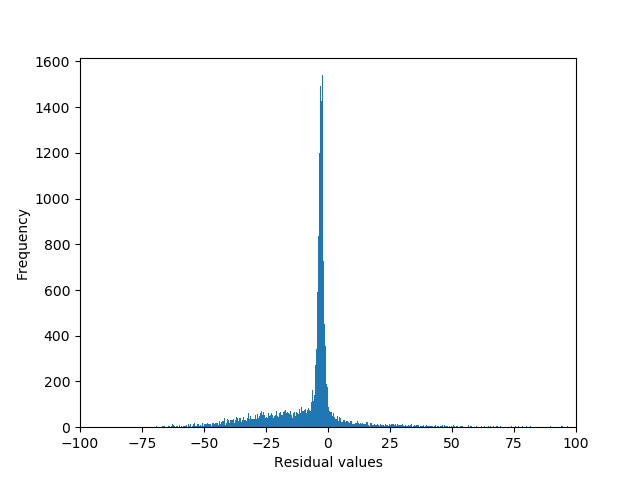

The Python source for this figure:
#!/usr/bin/env python3

import sys
import numpy as np
import pandas as pd
import matplotlib.pyplot as plt
import statsmodels.api as sm
import scipy


df=pd.read_csv(sys.argv[1], index_col="t_name",sep="\t") 
fpkm=pd.DataFrame(df["FPKM"])
#print(fpkm)
#quit()
#goi=pd.DataFrame(df.loc[sys.argv[2]].iloc[1:])      #you get a dataframe of the values just for your gene of interest   iloc is subsetting by possition, so removing the first columns that is just gene_name

H3K4me1=pd.read_csv(sys.argv[2], sep="\t",header=None,index_col=0)
H3K4me1_mean=pd.DataFrame(H3K4me1.iloc[:,4])
#print(H3K4me1)
# quit()
H3K4me3=pd.read_csv(sys.argv[3],sep="\t",index_col=0,header=None)
H3K4me3_mean=pd.DataFrame(H3K4me3.iloc[:,4])
H3K9me3=pd.read_csv(sys.argv[4],sep="\t",index_col=0,header=None)
H3K9me3_mean=pd.DataFrame(H3K9me3.iloc[:,4])

#print(goi.columns)
#goi["FPKM"]=pd.to_numeric(goi["FPKM"])      #transform the values of FPKM to numeric
final_data=pd.concat([fpkm,H3K4me1_mean,H3K4me3_mean,H3K9me3_mean],axis=1,sort=False)
final_data.set_axis(["FPKM","H3K4me1","H3K4me3","H3K9me3"],axis=1,inplace=True)

#print(final_data)

#quit()

model=sm.formula.ols(formula="FPKM ~ H3K4me1+H3K4me3+H3K9me3",data=final_data) #"~" means depends on
#you wanna se whether FPKM depends on sex
ols_result=model.fit()
#print(ols_result.summary())

print(ols_result.resid)

fig,ax=plt.subplots()
ax.hist(ols_result.resid,bins=1000,range=(-100,100))
ax.set_xlim((-100,100))
plt.xlabel("Residual values")
plt.ylabel("Frequency")

fig.savefig("residuals.png")
plt.close(fig)



